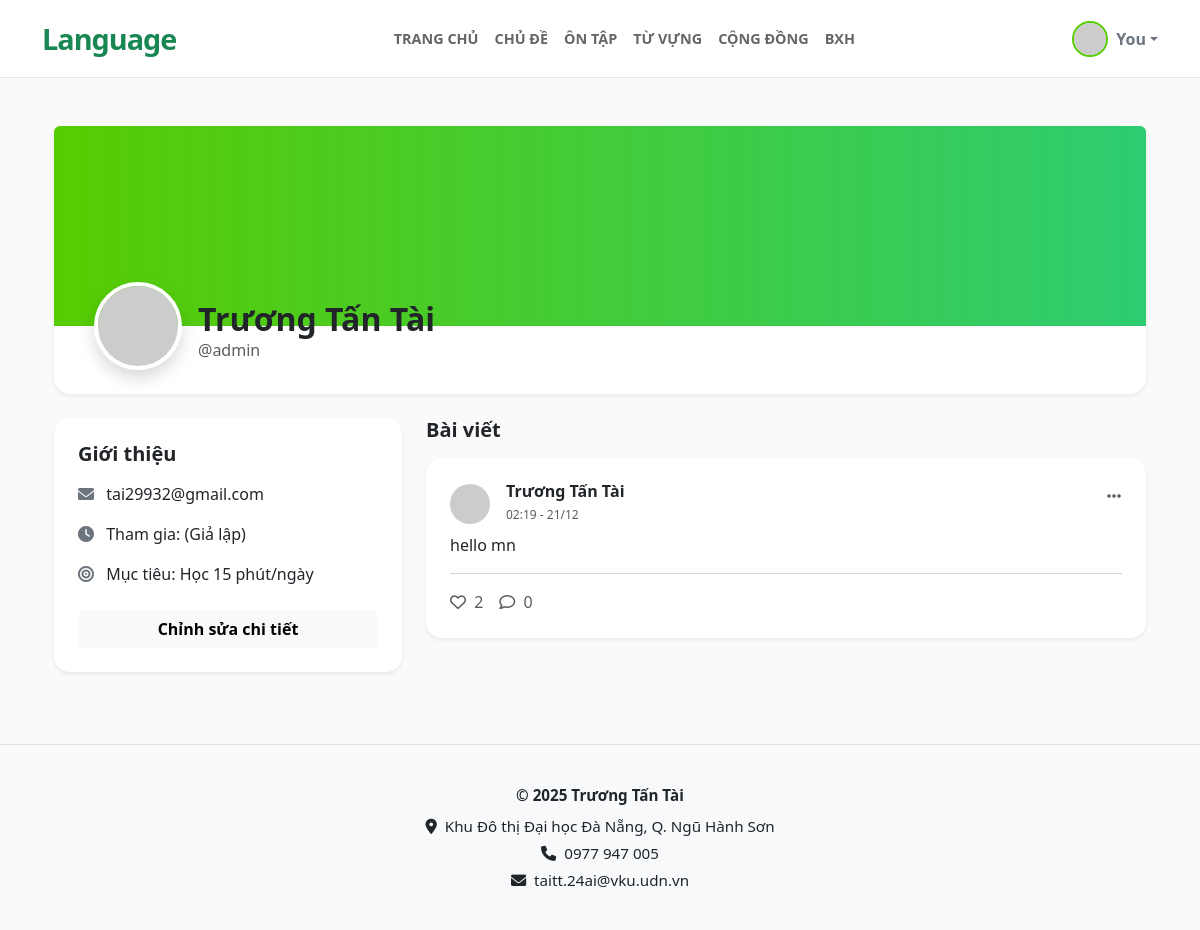
Page /profile (signed in) on the earlier database version.
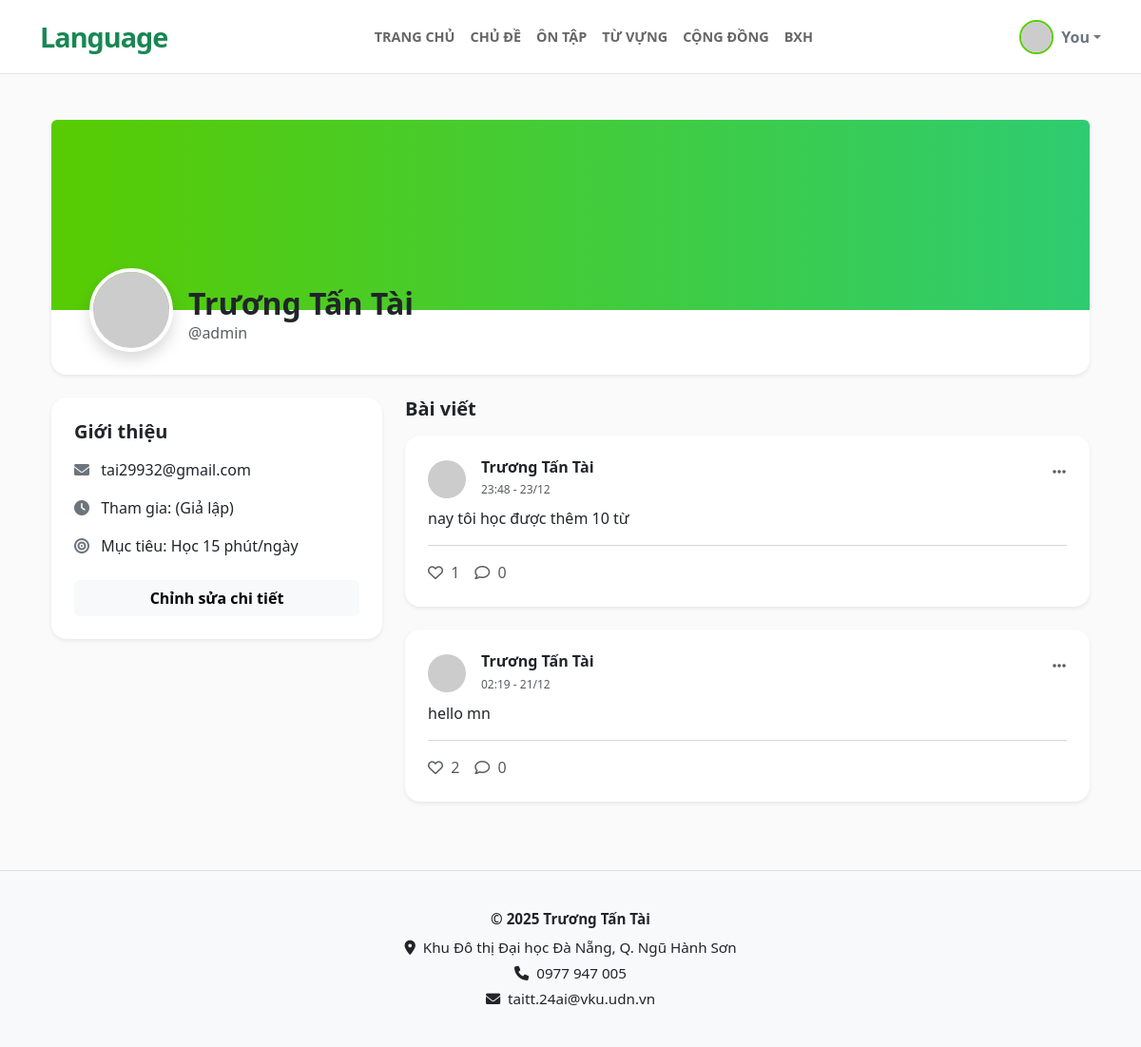
Same page on the later database version.
### app.py (models this page shows, shortened)
class User(db.Model):
    id = db.Column(db.Integer, primary_key=True)
    username = db.Column(db.String(20), unique=True, nullable=False)
    email = db.Column(db.String(120), unique=True, nullable=False)
    fullname = db.Column(db.String(100), nullable=False)
    password = db.Column(db.String(60), nullable=False)
    posts = db.relationship('Post', backref='author', lazy=True)
    comments = db.relationship('Comment', backref='author', lazy=True)

class Post(db.Model):
    id = db.Column(db.Integer, primary_key=True)
    content = db.Column(db.Text, nullable=True)
    date_posted = db.Column(db.DateTime, nullable=False, default=datetime.now)
    user_id = db.Column(db.Integer, db.ForeignKey('user.id'), nullable=False)
    original_post_id = db.Column(db.Integer, db.ForeignKey('post.id'), nullable=True)
    shares = db.relationship('Post',
                             backref=db.backref('original', remote_side=[id]),
                             cascade="all, delete-orphan")
    comments = db.relationship('Comment', backref='post', lazy=True, cascade="all, delete-orphan")
    likes = db.relationship('Like', backref='post', lazy=True, cascade="all, delete-orphan")

### app.py (the view)
@app.route('/profile')
@app.route('/profile/<username>')
def profile(username=None):
    if 'user' not in session: return redirect(url_for('login'))
    target_username = username if username else session['user']
    target_user = User.query.filter_by(username=target_username).first_or_404()
    user_posts = Post.query.filter_by(user_id=target_user.id).order_by(Post.date_posted.desc()).all()
    return render_template('profile.html', page_name='profile', user=target_user, posts=user_posts)

### templates/profile.html (shortened to what this page needs)
{% extends "base.html" %}
{% block content %}
<div class="container py-4">
    <div class="card border-0 shadow-sm rounded-bottom-4 mb-4" style="overflow: hidden;">
        <div style="height: 200px; background: linear-gradient(90deg, #58cc02, #2ecc71);"></div>
        <div class="card-body position-relative pb-4" style="margin-top: -60px;">
            <div class="d-flex align-items-end px-4">
                <img src="https://ui-avatars.com/api/?name={{ user.fullname }}&background=fff&color=58cc02&size=150"
                     class="rounded-circle border border-4 border-white shadow">
                <div class="ms-3 mb-2">
                    <h2 class="fw-bold mb-0">{{ user.fullname }}</h2>
                    <span class="text-muted">@{{ user.username }}</span>
                </div>
            </div>
        </div>
    </div>
    <div class="row">
        <div class="col-md-4 mb-4">
            <div class="card border-0 shadow-sm rounded-4 sticky-top" style="top: 80px; z-index: 1;">
                <div class="card-body p-4">
                    <h5 class="fw-bold mb-3">Giới thiệu</h5>
                    <div class="mb-3">
                        <i class="fas fa-envelope text-secondary me-2"></i> {{ user.email }}
                    </div>
                    <div class="mb-3">
                        <i class="fas fa-clock text-secondary me-2"></i> Tham gia: {{ current_date }} (Giả lập)
                    </div>
                    <div class="mb-3">
                        <i class="fas fa-bullseye text-secondary me-2"></i> Mục tiêu: Học 15 phút/ngày
                    </div>
                    {% if session['user'] == user.username %}
                    <button class="btn btn-light w-100 fw-bold mt-2">Chỉnh sửa chi tiết</button>
                    {% endif %}
                </div>
            </div>
        </div>
        <div class="col-md-8">
            <h5 class="fw-bold mb-3">Bài viết</h5>
            {% for post in posts %}
            <div class="card border-0 shadow-sm rounded-4 mb-4">
                <div class="card-body p-4">
                    <div class="d-flex justify-content-between align-items-start mb-2">
                        <div class="d-flex align-items-center">
                            <img src="https://ui-avatars.com/api/?name={{ post.author.fullname }}&background=random&color=fff"
                                 class="rounded-circle me-3" width="40" height="40">
                            <div>
                                <h6 class="fw-bold text-dark mb-0">
                                    {{ post.author.fullname }}
                                </h6>
                                <small class="text-muted" style="font-size: 0.75rem;">
                                    {{ post.date_posted.strftime('%H:%M - %d/%m') }}
                                </small>
                            </div>
                        </div>
                        {% if session['user'] == user.username %}
                        <div class="dropdown">
                            <button class="btn btn-link text-muted p-0" data-bs-toggle="dropdown"><i class="fas fa-ellipsis-h"></i></button>
                        </div>
                        {% endif %}
                    </div>
                    {% if post.content %}
                        <p class="card-text mb-3">{{ post.content }}</p>
                    {% endif %}
                    <hr class="text-muted opacity-10 my-3">
                    <div class="d-flex gap-3">
                        <span class="text-muted"><i class="far fa-heart me-1"></i> {{ post.likes|length }}</span>
                        <span class="text-muted"><i class="far fa-comment me-1"></i> {{ post.comments|length }}</span>
                    </div>
                </div>
            </div>
            {% endfor %}
        </div>
    </div>
</div>
{% endblock %}

### templates/base.html (shortened to what this page needs)
<!DOCTYPE html>
<html lang="vi">
<head>
    <link href="https://cdn.jsdelivr.net/npm/bootstrap@5.3.0/dist/css/bootstrap.min.css" rel="stylesheet">
    <link rel="stylesheet" href="https://cdnjs.cloudflare.com/ajax/libs/font-awesome/6.0.0/css/all.min.css">
    <link rel="stylesheet" href="{{ url_for('static', filename='css/style.css') }}">
</head>
<body class="d-flex flex-column min-vh-100">
    <nav class="navbar navbar-expand-lg navbar-custom sticky-top">
        <div class="container">
            <a class="navbar-brand text-success" href="/home">Language</a>
            <div class="collapse navbar-collapse justify-content-center" id="navbarNav">
                <ul class="navbar-nav">
                    <li class="nav-item"><a class="nav-link {% if page_name=='home' %}active{% endif %}" href="/home">Trang chủ</a></li>
                    <li class="nav-item"><a class="nav-link {% if page_name=='topics' %}active{% endif %}" href="/topics">Chủ đề</a></li>
                    <li class="nav-item"><a class="nav-link {% if page_name=='review' %}active{% endif %}" href="/review">Ôn tập</a></li>
                    <li class="nav-item"><a class="nav-link {% if page_name=='vocabulary' %}active{% endif %}" href="/vocabulary">Từ vựng</a></li>
                    <li class="nav-item"><a class="nav-link {% if page_name=='community' %}active{% endif %}" href="/community">Cộng đồng</a></li>
                    <li class="nav-item"><a class="nav-link {% if page_name=='leaderboard' %}active{% endif %}" href="/leaderboard">BXH</a></li>
                </ul>
            </div>
            <div class="dropdown ms-3">
                <a href="#" class="d-flex align-items-center text-decoration-none dropdown-toggle text-secondary"
                    data-bs-toggle="dropdown">
                    <img src="https://ui-avatars.com/api/?name={{ session.get('short_name', 'G') }}&background=58cc02&color=fff"
                            width="36" height="36" class="rounded-circle me-2 profile-img">
                    <span class="fw-bold d-none d-sm-inline"
                            title="{{ session.get('fullname', '') }}">
                        {{ session.get('short_name', 'You') }}
                    </span>
                </a>
            </div>
        </div>
    </nav>
    <div class="container my-4">
        {% block content %}{% endblock %}
    </div>
    <footer class="footer-custom text-center">
        <div class="container">
            <p class="fw-bold text-dark mb-2">© 2025 Trương Tấn Tài</p>
            <p><i class="fas fa-map-marker-alt me-2"></i>Khu Đô thị Đại học Đà Nẵng, Q. Ngũ Hành Sơn</p>
            <p><i class="fas fa-phone me-2"></i>0977 947 005</p>
            <p><i class="fas fa-envelope me-2"></i>taitt.24ai@vku.udn.vn</p>
        </div>
    </footer>
</body>
</html>

### static/css/style.css (style rules this page uses)
body { background-color: #fafafa; }
.navbar-custom { background-color: #fff; border-bottom: 1px solid #e4e4e4; padding: 12px 0; }
.navbar-brand { font-weight: 900; font-size: 1.8rem; letter-spacing: -1px; }
.nav-link { font-weight: 600; color: #666; padding: 8px 14px; font-size: 0.9rem; text-transform: uppercase; transition: 0.25s; }
.profile-img { border: 2px solid #58cc02 !important; }
.footer-custom { background: #f8f9fa; padding: 35px 0; border-top: 1px solid #e1e1e1; margin-top: auto; font-size: 0.95rem; }
.footer-custom p { margin: 4px 0; }

Differences in the rows shown:
added Post: author.fullname "Trương Tấn Tài", date_posted "23:48 - 23/12", content "nay tôi học được thêm 10 từ", likes|length "1", comments|length "0"
